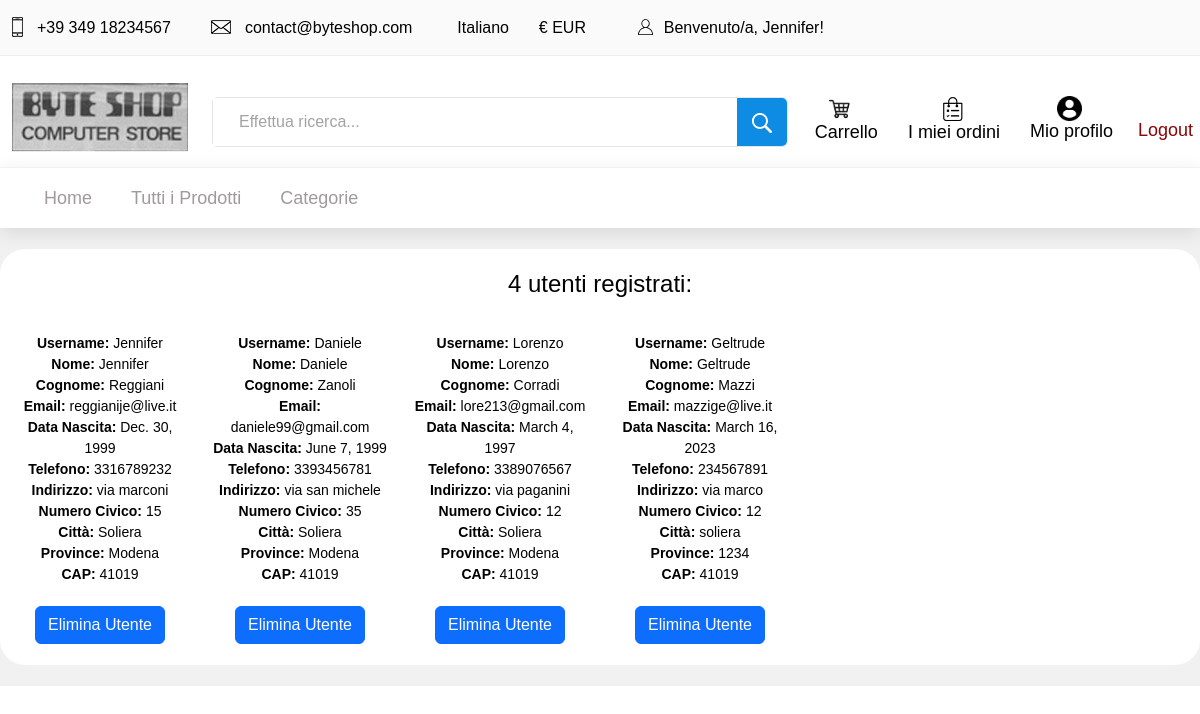
The app's page /authentication/users (signed in), older data.
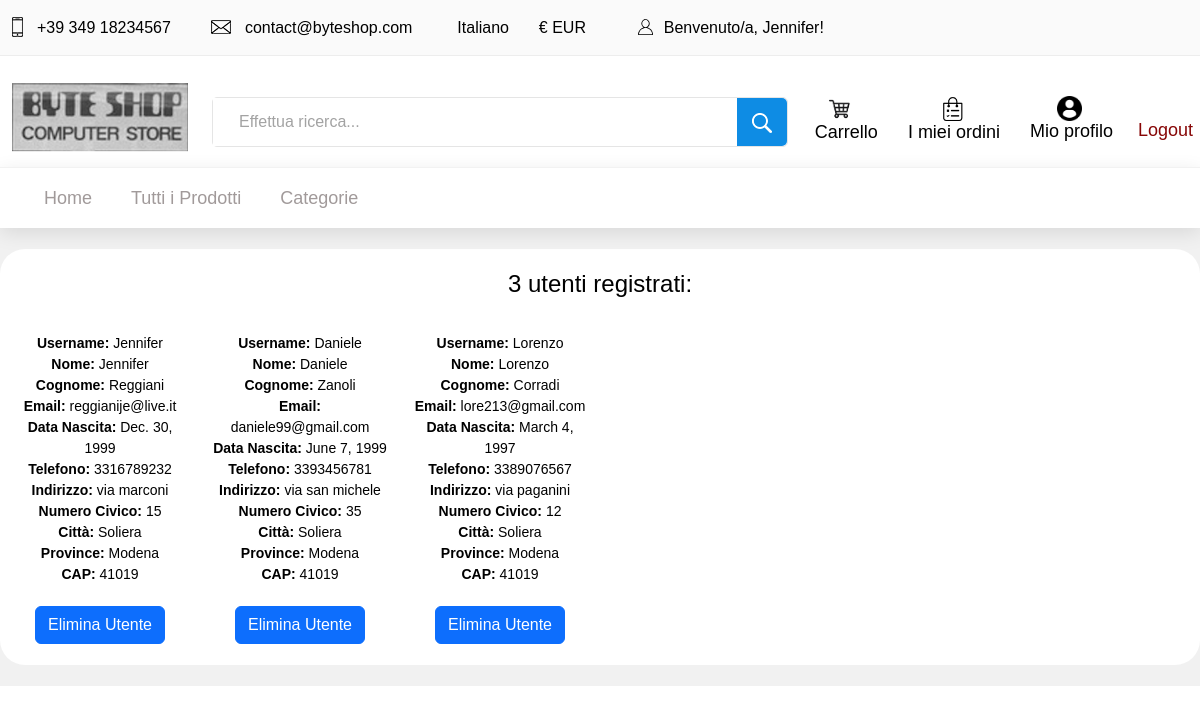
The same page, newer data.
### authentication/models.py (models this page shows)
class Client (models.Model):
    user = models.OneToOneField(User, on_delete=models.CASCADE)
    profile_image = models.ImageField(blank=True, null=True, default="unknown.jpeg")
    telephone = models.CharField( max_length=15)
    address= models.CharField(max_length=30)
    house_number= models.IntegerField(default=1)
    city= models.CharField(max_length=40)
    province= models.CharField(max_length=40)
    cap= models.IntegerField(default=11111)
    birth_date= models.DateField(null=True, blank=True)

### authentication/views.py (the view)
# urls.py: path('users',views.users,name="users"),
@login_required
def users(request):
    templ="authentication/users.html"
    clients=Client.objects.all()
    ctx={"listaclients":clients}
    return render(request,template_name=templ,context=ctx)

### authentication/templates/authentication/users.html (shortened to what this page needs)
{% extends 'base.html' %}
{% block head %}
{% load static %}
<link rel="stylesheet" type="text/css" href="{% static '/css/style.css' %}">
{% endblock %}
{% block content %}
{% include "header.html" %}
<center>
    <br>
    {% if listaclients.count > 0 %}
        <div class="container-fluid" style="background-color:white;border-radius:25px;">
            <br>
            <div class="row">
                {% if listaclients.count == 1 %}
                    <h3>  Un solo utente registrato:  </h3>
                    <br> <br>
                {% else %}
                    <h3> {{listaclients.count}} utenti registrati: </h3>
                    <br> <br>
                {% endif %}
                {% for l in listaclients %}
                    <div class="col-2">
                        <br>
                        <label for="username"> <b> Username: </b> {{l.user.username}} <br>
                        <label for="name"> <b> Nome: </b> {{l.user.first_name}} <br>
                        <label for="surname"> <b> Cognome: </b> {{l.user.last_name}} <br>
                        <label for="email"> <b> Email: </b> {{l.user.email}} <br>
                        <label for="birth_date"> <b> Data Nascita: </b> {{l.birth_date}} <br>
                        <label for="telephone"> <b> Telefono: </b> {{l.telephone}} <br>
                        <label for="address"> <b> Indirizzo: </b> {{l.address}} <br>
                        <label for="house_number"> <b> Numero Civico: </b> {{l.house_number}} <br>
                        <label for="city"> <b> Città: </b> {{l.city}} <br>
                        <label for="province"> <b> Province: </b> {{l.province}} <br>
                        <label for="cap"> <b> CAP: </b> {{l.cap}} <br>
                        <br>
                        <a class="btn btn-primary" onclick="return confirm('Sei sicuro di voler eliminare questo utente?')" href="delete_user/{{l.id}}" role="button">Elimina Utente</a>
                        <br> <br>
                    </div>
                {% endfor %}
            </div>
        </div>
        <br>
    {% else %}
        <h4> <b>Non sono presenti utenti registrati </b> </h4> <br> <br>
    {% endif %}
</center>
{% endblock %}

Row changes from the older to the newer data that the page shows:
removed Client: user.username "Geltrude", user.first_name "Geltrude", user.last_name "Mazzi", user.email "mazzige@live.it", birth_date "March 16, 2023", telephone "234567891", address "via marco", house_number "12", city "soliera", province "1234", cap "41019"
Text that changed along with them:
{{ listaclients.count }}: "4" → "3"
